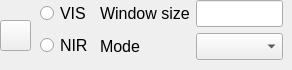
    <widget class="QWidget" name="tab_5">
     <attribute name="title">
      <string>Moving Average</string>
     </attribute>
     <widget class="QWidget" name="verticalLayoutWidget_4">
      <property name="geometry">
       <rect>
        <x>40</x>
        <y>0</y>
        <width>52</width>
        <height>61</height>
       </rect>
      </property>
      <layout class="QVBoxLayout" name="verticalLayout_5">
       <item>
        <widget class="QRadioButton" name="radioButton">
         <property name="font">
          <font>
           <pointsize>12</pointsize>
          </font>
         </property>
         <property name="text">
          <string>VIS</string>
         </property>
        </widget>
       </item>
       <item>
        <widget class="QRadioButton" name="radioButton_7">
         <property name="font">
          <font>
           <pointsize>12</pointsize>
          </font>
         </property>
         <property name="text">
          <string>NIR</string>
         </property>
        </widget>
       </item>
      </layout>
     </widget>
     <widget class="QPushButton" name="MA">
      <property name="geometry">
       <rect>
        <x>0</x>
        <y>20</y>
        <width>31</width>
        <height>31</height>
       </rect>
      </property>
      <property name="text">
       <string/>
      </property>
      <property name="icon">
       <iconset>
        <normaloff>Image/Smoothing5.png</normaloff>Image/Smoothing5.png</iconset>
      </property>
      <property name="iconSize">
       <size>
        <width>40</width>
        <height>40</height>
       </size>
      </property>
     </widget>
     <widget class="QWidget" name="gridLayoutWidget_8">
      <property name="geometry">
       <rect>
        <x>100</x>
        <y>0</y>
        <width>183</width>
        <height>61</height>
       </rect>
      </property>
      <layout class="QGridLayout" name="gridLayout_7">
       <item row="0" column="0">
        <widget class="QLabel" name="label_16">
         <property name="font">
          <font>
           <pointsize>12</pointsize>
          </font>
         </property>
         <property name="text">
          <string>Window size</string>
         </property>
        </widget>
       </item>
       <item row="1" column="0">
        <widget class="QLabel" name="label_19">
         <property name="font">
          <font>
           <pointsize>12</pointsize>
          </font>
         </property>
         <property name="text">
          <string>Mode</string>
         </property>
        </widget>
       </item>
       <item row="1" column="1">
        <widget class="QComboBox" name="comboBox_1">
         <property name="font">
          <font>
           <pointsize>12</pointsize>
          </font>
         </property>
        </widget>
       </item>
       <item row="0" column="1">
        <widget class="QLineEdit" name="lineEdit">
         <property name="font">
          <font>
           <pointsize>12</pointsize>
          </font>
         </property>
        </widget>
       </item>
      </layout>
     </widget>
    </widget>
